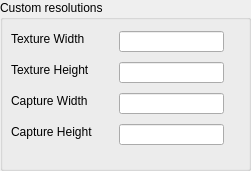
  <widget class="QGroupBox" name="groupBox">
   <property name="geometry">
    <rect>
     <x>30</x>
     <y>340</y>
     <width>251</width>
     <height>171</height>
    </rect>
   </property>
   <property name="title">
    <string>Custom resolutions</string>
   </property>
   <widget class="QLabel" name="label_21">
    <property name="geometry">
     <rect>
      <x>11</x>
      <y>31</y>
      <width>100</width>
      <height>16</height>
     </rect>
    </property>
    <property name="minimumSize">
     <size>
      <width>100</width>
      <height>0</height>
     </size>
    </property>
    <property name="maximumSize">
     <size>
      <width>100</width>
      <height>16777215</height>
     </size>
    </property>
    <property name="text">
     <string>Texture Width</string>
    </property>
   </widget>
   <widget class="QLineEdit" name="textureWidth">
    <property name="geometry">
     <rect>
      <x>119</x>
      <y>31</y>
      <width>105</width>
      <height>21</height>
     </rect>
    </property>
    <property name="minimumSize">
     <size>
      <width>105</width>
      <height>0</height>
     </size>
    </property>
    <property name="maximumSize">
     <size>
      <width>105</width>
      <height>16777215</height>
     </size>
    </property>
    <property name="focusPolicy">
     <enum>Qt::ClickFocus</enum>
    </property>
    <property name="toolTip">
     <string>&lt;html&gt;&lt;head/&gt;&lt;body&gt;&lt;p&gt;&lt;span style=&quot; font-family:'Libre Franklin','Arial','Helvetica','sans-serif'; font-size:18px; font-weight:300; color:#363940; background-color:#ffffff;&quot;&gt;Override the default texture resolution width&lt;/span&gt;&lt;/p&gt;&lt;/body&gt;&lt;/html&gt;</string>
    </property>
    <property name="text">
     <string/>
    </property>
    <property name="clearButtonEnabled">
     <bool>true</bool>
    </property>
   </widget>
   <widget class="QLabel" name="label_23">
    <property name="geometry">
     <rect>
      <x>11</x>
      <y>62</y>
      <width>100</width>
      <height>16</height>
     </rect>
    </property>
    <property name="minimumSize">
     <size>
      <width>100</width>
      <height>0</height>
     </size>
    </property>
    <property name="maximumSize">
     <size>
      <width>100</width>
      <height>16777215</height>
     </size>
    </property>
    <property name="text">
     <string>Texture Height</string>
    </property>
   </widget>
   <widget class="QLineEdit" name="textureHeight">
    <property name="geometry">
     <rect>
      <x>119</x>
      <y>62</y>
      <width>105</width>
      <height>21</height>
     </rect>
    </property>
    <property name="minimumSize">
     <size>
      <width>105</width>
      <height>0</height>
     </size>
    </property>
    <property name="maximumSize">
     <size>
      <width>105</width>
      <height>16777215</height>
     </size>
    </property>
    <property name="focusPolicy">
     <enum>Qt::ClickFocus</enum>
    </property>
    <property name="toolTip">
     <string>&lt;html&gt;&lt;head/&gt;&lt;body&gt;&lt;p&gt;&lt;span style=&quot; font-family:'Libre Franklin','Arial','Helvetica','sans-serif'; font-size:18px; font-weight:300; color:#363940; background-color:#ffffff;&quot;&gt;Override the default texture resolution height&lt;/span&gt;&lt;/p&gt;&lt;/body&gt;&lt;/html&gt;</string>
    </property>
    <property name="text">
     <string/>
    </property>
    <property name="clearButtonEnabled">
     <bool>true</bool>
    </property>
   </widget>
   <widget class="QLabel" name="label_22">
    <property name="geometry">
     <rect>
      <x>11</x>
      <y>93</y>
      <width>100</width>
      <height>16</height>
     </rect>
    </property>
    <property name="minimumSize">
     <size>
      <width>100</width>
      <height>0</height>
     </size>
    </property>
    <property name="maximumSize">
     <size>
      <width>100</width>
      <height>16777215</height>
     </size>
    </property>
    <property name="text">
     <string>Capture Width</string>
    </property>
   </widget>
   <widget class="QLineEdit" name="captureWidth">
    <property name="geometry">
     <rect>
      <x>119</x>
      <y>93</y>
      <width>105</width>
      <height>21</height>
     </rect>
    </property>
    <property name="minimumSize">
     <size>
      <width>105</width>
      <height>0</height>
     </size>
    </property>
    <property name="maximumSize">
     <size>
      <width>105</width>
      <height>16777215</height>
     </size>
    </property>
    <property name="focusPolicy">
     <enum>Qt::ClickFocus</enum>
    </property>
    <property name="toolTip">
     <string>&lt;html&gt;&lt;head/&gt;&lt;body&gt;&lt;p&gt;&lt;span style=&quot; font-family:'Libre Franklin','Arial','Helvetica','sans-serif'; font-size:18px; font-weight:300; color:#363940; background-color:#ffffff;&quot;&gt;Override the default capture resolution width&lt;/span&gt;&lt;/p&gt;&lt;/body&gt;&lt;/html&gt;</string>
    </property>
    <property name="text">
     <string/>
    </property>
    <property name="clearButtonEnabled">
     <bool>true</bool>
    </property>
   </widget>
   <widget class="QLabel" name="label_24">
    <property name="geometry">
     <rect>
      <x>11</x>
      <y>124</y>
      <width>100</width>
      <height>16</height>
     </rect>
    </property>
    <property name="minimumSize">
     <size>
      <width>100</width>
      <height>0</height>
     </size>
    </property>
    <property name="maximumSize">
     <size>
      <width>100</width>
      <height>16777215</height>
     </size>
    </property>
    <property name="text">
     <string>Capture Height</string>
    </property>
   </widget>
   <widget class="QLineEdit" name="captureHeight">
    <property name="geometry">
     <rect>
      <x>119</x>
      <y>124</y>
      <width>105</width>
      <height>21</height>
     </rect>
    </property>
    <property name="minimumSize">
     <size>
      <width>105</width>
      <height>0</height>
     </size>
    </property>
    <property name="maximumSize">
     <size>
      <width>105</width>
      <height>16777215</height>
     </size>
    </property>
    <property name="focusPolicy">
     <enum>Qt::ClickFocus</enum>
    </property>
    <property name="toolTip">
     <string>&lt;html&gt;&lt;head/&gt;&lt;body&gt;&lt;p&gt;&lt;span style=&quot; font-family:'Libre Franklin','Arial','Helvetica','sans-serif'; font-size:18px; font-weight:300; color:#363940; background-color:#ffffff;&quot;&gt;Override the default capture resolution height&lt;/span&gt;&lt;/p&gt;&lt;/body&gt;&lt;/html&gt;</string>
    </property>
    <property name="text">
     <string/>
    </property>
    <property name="clearButtonEnabled">
     <bool>true</bool>
    </property>
   </widget>
  </widget>
